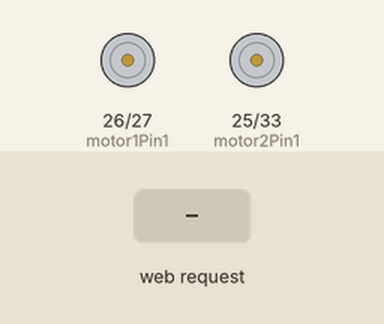
Simulated run of this sketch. Board: ESP32. Parts: motor-driver pin pairs drawn as motors (green arrow = first pin HIGH = forward, orange = second pin HIGH = backward, longer = more drive, scaled by the enable pin). The test bench sets the inputs (shaded band). WiFi joins after 1.5 s; servers stay silent unless stated; what the sketch prints to the serial monitor is not drawn.

Above: at 2.7 s.
2.8 s: HTTP request GET /forward received
4.3 s: HTTP request GET /right received
5.8 s: HTTP request GET /left received
7.3 s: HTTP request GET /reverse received
8.8 s: HTTP request GET /?value= received
At 10.0 s:
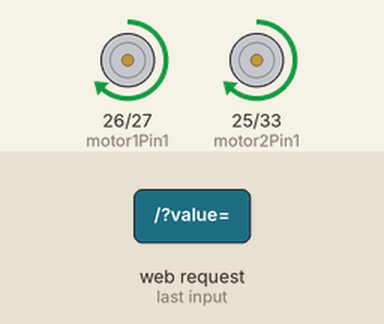
10.3 s: HTTP request GET /stop received
At 11.3 s:
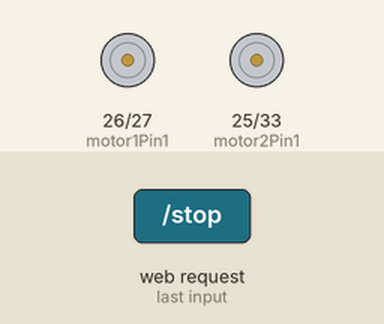
Timing chart, 0 to 12.8 s (numbered marks = the images above; inputs shaded):
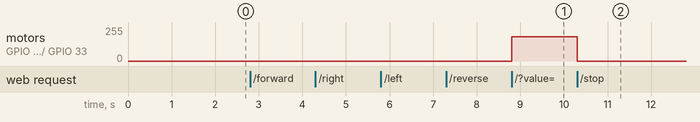

Measured:
- after the input at 8.8 s, motor on GPIO 26 (motor1Pin1) / GPIO 27 (motor1Pin2), motor on GPIO 25 (motor2Pin1) / GPIO 33 (motor2Pin2): stopped → forward 181/255 at once
- after the input at 10.3 s, motor on GPIO 26 (motor1Pin1) / GPIO 27 (motor1Pin2), motor on GPIO 25 (motor2Pin1) / GPIO 33 (motor2Pin2): forward 181/255 → stopped at once

The sketch:

WEB-Robocar-ESP32.ino
```cpp
/*

PROGRAMMINFO:

Funktion: ESP32 WEB Server für RoboCar

Version: 27.02.2021

(x) C++ Arduino IDE V1.8.13
() Python Thonny V3.3.3
() OpenRoberta https://lab.open-roberta.org/

Board: ESP32 DEV Module

Einstellungen:  https://dl.espressif.com/dl/package_esp32_index.json


Librarys
- WiFi.h V0.16.1


Div. INFO
() I2C BME280 SDA(GPIO21), SDL(GPIO22)
() GPIO
() BlueHost
() Github A

// Motor 1
int motor1Pin1 = 26;
int motor1Pin2 = 27;
int enable1Pin = 14;

// Motor 2
int motor2Pin1 = 25;
int motor2Pin2 = 33;
int enable2Pin = 32;

 */

// Wi-Fi library
#include <WiFi.h>

// Passwort
const char* ssid     = "xxx";
const char* password = "xxx";


WiFiServer server(80);


String header;

// Motor 1
int motor1Pin1 = 26;
int motor1Pin2 = 27;
int enable1Pin = 14;

// Motor 2
int motor2Pin1 = 25;
int motor2Pin2 = 33;
int enable2Pin = 32;

// PWM
const int freq = 30000;
const int pwmChannel = 0;
const int resolution = 8;
int dutyCycle = 0;

// HTTP GET value
String valueString = String(5);
int pos1 = 0;
int pos2 = 0;

// Current time
unsigned long currentTime = millis();
// Previous time
unsigned long previousTime = 0;
// 2000ms = 2s
const long timeoutTime = 2000;

void setup() {
  Serial.begin(115200);

  // Motor Pins
  pinMode(motor1Pin1, OUTPUT);
  pinMode(motor1Pin2, OUTPUT);
  pinMode(motor2Pin1, OUTPUT);
  pinMode(motor2Pin2, OUTPUT);

  // PWM Channel
  ledcSetup(pwmChannel, freq, resolution);

  // Attach PWM Channel
  ledcAttachPin(enable1Pin, pwmChannel);
  ledcAttachPin(enable2Pin, pwmChannel);


  ledcWrite(pwmChannel, dutyCycle);

  // WiFi Verbindung
  Serial.print("Connecting to ");
  Serial.println(ssid);
  WiFi.begin(ssid, password);
  while (WiFi.status() != WL_CONNECTED) {
    delay(500);
    Serial.print(".");
  }
  // Print IP Adresse
  Serial.println("");
  Serial.println("WiFi connected.");
  Serial.println("IP address: ");
  Serial.println(WiFi.localIP());
  server.begin();
}

void loop(){
  WiFiClient client = server.available();

  if (client) {
    currentTime = millis();
    previousTime = currentTime;
    Serial.println("New Client.");
    String currentLine = "";
    while (client.connected() && currentTime - previousTime <= timeoutTime) {
      currentTime = millis();
      if (client.available()) {
        char c = client.read();
        Serial.write(c);
        header += c;
        if (c == '\n') {

          if (currentLine.length() == 0) {

            client.println("HTTP/1.1 200 OK");
            client.println("Content-type:text/html");
            client.println("Connection: close");
            client.println();


            if (header.indexOf("GET /forward") >= 0) {
              Serial.println("Forward");
              digitalWrite(motor1Pin1, LOW);
              digitalWrite(motor1Pin2, HIGH);
              digitalWrite(motor2Pin1, LOW);
              digitalWrite(motor2Pin2, HIGH);
            }  else if (header.indexOf("GET /right") >= 0) {
              Serial.println("Left");
              digitalWrite(motor1Pin1, LOW);
              digitalWrite(motor1Pin2, LOW);
              digitalWrite(motor2Pin1, LOW);
              digitalWrite(motor2Pin2, HIGH);
            }  else if (header.indexOf("GET /stop") >= 0) {
              Serial.println("Stop");
              digitalWrite(motor1Pin1, LOW);
              digitalWrite(motor1Pin2, LOW);
              digitalWrite(motor2Pin1, LOW);
              digitalWrite(motor2Pin2, LOW);
            } else if (header.indexOf("GET /left") >= 0) {
              Serial.println("Right");
              digitalWrite(motor1Pin1, LOW);
              digitalWrite(motor1Pin2, HIGH);
              digitalWrite(motor2Pin1, LOW);
              digitalWrite(motor2Pin2, LOW);
            } else if (header.indexOf("GET /reverse") >= 0) {
              Serial.println("Reverse");
              digitalWrite(motor1Pin1, HIGH);
              digitalWrite(motor1Pin2, LOW);
              digitalWrite(motor2Pin1, HIGH);
              digitalWrite(motor2Pin2, LOW);
            }
            // WEB-Seite
            client.println("<!DOCTYPE HTML><html>");
            client.println("<head><meta name=\"viewport\" content=\"width=device-width, initial-scale=1\">");
            client.println("<link rel=\"icon\" href=\"data:,\">");
            // CSS

            client.println("<style>html { font-family: Helvetica; display: inline-block; margin: 0px auto; text-align: center;}");
            client.println(".button { -webkit-user-select: none; -moz-user-select: none; -ms-user-select: none; user-select: none; background-color: #00BFFF;");
            client.println("border: none; color: white; padding: 12px 28px; text-decoration: none; font-size: 26px; margin: 1px; cursor: pointer;}");
            client.println(".button2 {background-color: #FE2E2E;}</style>");
            client.println("<script src=\"https://ajax.googleapis.com/ajax/libs/jquery/3.3.1/jquery.min.js\"></script></head>");

            // WEB-Seite
            client.println("<p><button class=\"button\" onclick=\"moveForward()\">Vorw&auml;rts</button></p>");
            client.println("<div style=\"clear: both;\"><p><button class=\"button\" onclick=\"moveLeft()\">Links </button>");
            client.println("<button class=\"button button2\" onclick=\"stopRobot()\">STOPP</button>");
            client.println("<button class=\"button\" onclick=\"moveRight()\">Rechts</button></p></div>");
            client.println("<p><button class=\"button\" onclick=\"moveReverse()\">Zur&uuml;ck</button></p>");
            client.println("<p>Motor Speed: <span id=\"motorSpeed\"></span></p>");
            client.println("<input type=\"range\" min=\"0\" max=\"100\" step=\"25\" id=\"motorSlider\" onchange=\"motorSpeed(this.value)\" value=\"" + valueString + "\"/>");

            client.println("<script>$.ajaxSetup({timeout:1000});");
            client.println("function moveForward() { $.get(\"/forward\"); {Connection: close};}");
            client.println("function moveLeft() { $.get(\"/left\"); {Connection: close};}");
            client.println("function stopRobot() {$.get(\"/stop\"); {Connection: close};}");
            client.println("function moveRight() { $.get(\"/right\"); {Connection: close};}");
            client.println("function moveReverse() { $.get(\"/reverse\"); {Connection: close};}");
            client.println("var slider = document.getElementById(\"motorSlider\");");
            client.println("var motorP = document.getElementById(\"motorSpeed\"); motorP.innerHTML = slider.value;");
            client.println("slider.oninput = function() { slider.value = this.value; motorP.innerHTML = this.value; }");
            client.println("function motorSpeed(pos) { $.get(\"/?value=\" + pos + \"&\"); {Connection: close};}</script>");

            client.println("</html>");


            if(header.indexOf("GET /?value=")>=0) {
              pos1 = header.indexOf('=');
              pos2 = header.indexOf('&');
              valueString = header.substring(pos1+1, pos2);

              if (valueString == "0") {
                ledcWrite(pwmChannel, 0);
                digitalWrite(motor1Pin1, LOW);
                digitalWrite(motor1Pin2, LOW);
                digitalWrite(motor2Pin1, LOW);
                digitalWrite(motor2Pin2, LOW);
              }
              else {
                dutyCycle = map(valueString.toInt(), 25, 100, 200, 255);
                ledcWrite(pwmChannel, dutyCycle);
                Serial.println(valueString);
              }
            }

            client.println();

            break;
          } else {
            currentLine = "";
          }
        } else if (c != '\r') {
          currentLine += c;
        }
      }
    }

    header = "";

    client.stop();
    Serial.println("Client disconnected.");
    Serial.println("");
  }
}
```
